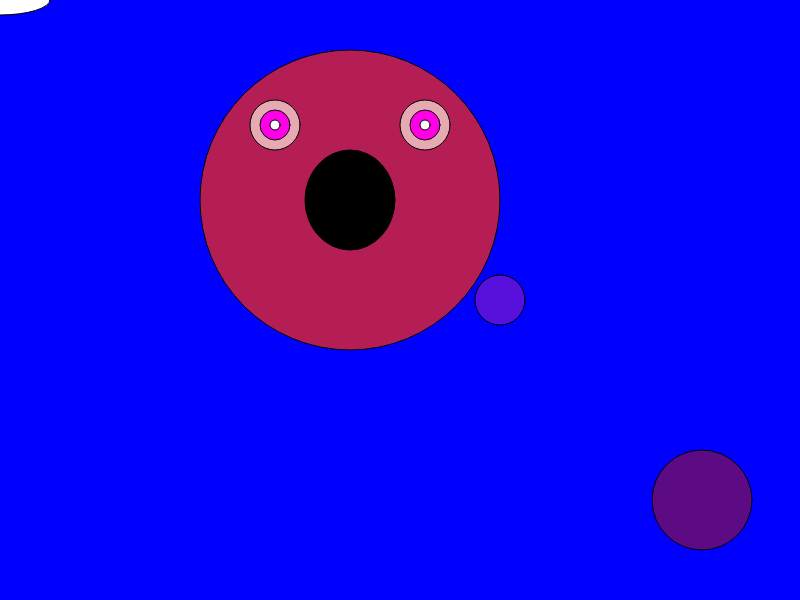
Frame 1 (no input)
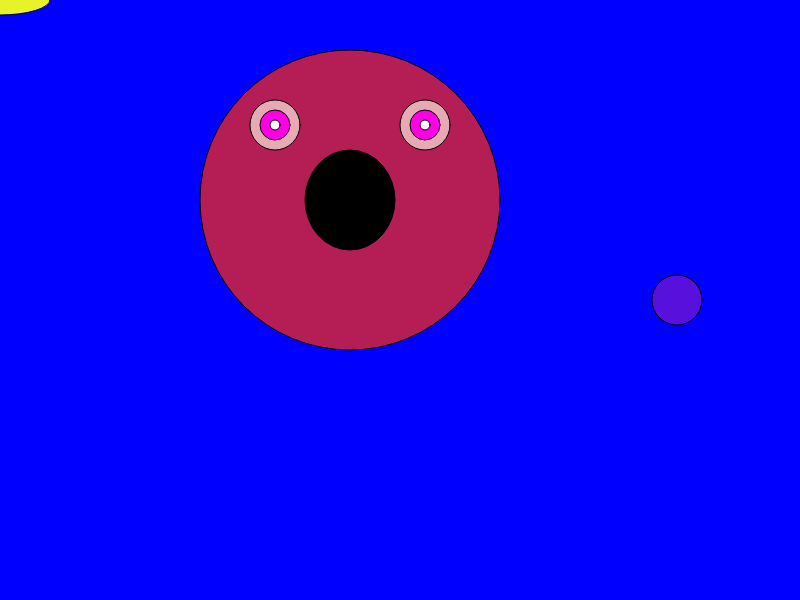
Frame 60 (no input)
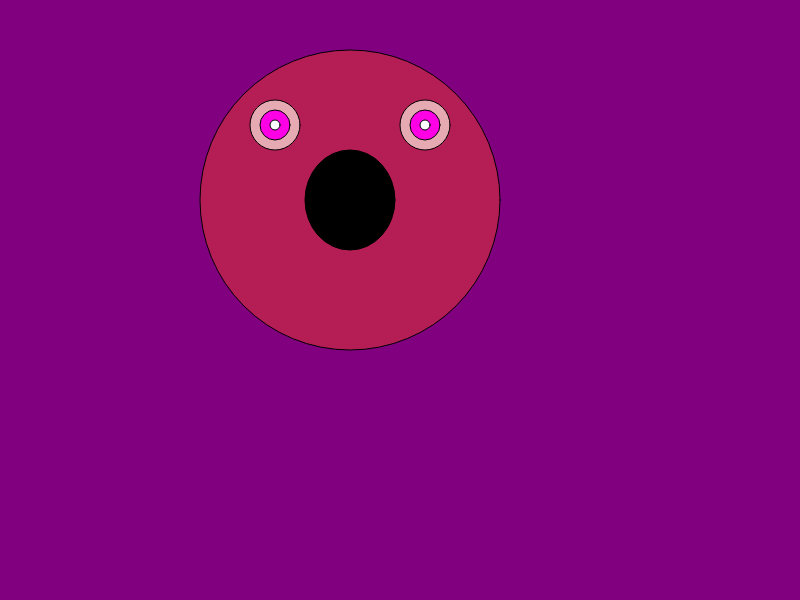
Frame 120 (the mouse pressed at the canvas centre since frame 60)

The p5.js sketch that drew these frames (run headless with seeded random() and noise() and a simulated clock; from frame 60 on, the mouse is pressed at the canvas centre):

// p5.js sketch
// ── sketch.js
var circleX = 0;
var circleY = 0;
var r = 0;
var b = 255;

function setup() {
createCanvas(800,600);
}

function draw() {
// background
r = map(mouseX, 0, 800, 0, 255);
b = map(mouseY, 0, 600, 255, 0);
background(r,0,b);

//clicker thing
ellipse(mouseX, mouseY, 100, 30, 30);
fill(179, 40, 174);

//head
translate(350, 200);
fill(181, 30, 84);
ellipse(0, 0, 300, 300);

//The outer part of the eyes
push()
fill(230, 171, 178);
ellipse(75, -75, 50, 50);
ellipse(-75, -75, 50, 50);
pop()

// Inner part of the eyes
push()
fill(255, 0, 230);
ellipse(75, -75, 30, 30);
ellipse(-75, -75, 30, 30);
pop()

// Inner part of the eyes 2
push()
fill(254, 254, 254);
ellipse(75, -75, 10, 10);
ellipse(-75, -75, 10, 10);
pop()

// mouth
push()
fill(0, 0, 0);
ellipse(0, 0, 90, 100);
pop()

//blue ball 1
translate(150, 100);
fill(88, 17, 221);
ellipse(circleX,0, 50, 50);
circleX =circleX + 2;

//purple ball 1
translate(200, 200);
fill(93, 10, 133);
ellipse(circleX,0, 100, 100);
circleX =circleX + 1;

//trying to make other balls come down Yaxis
//Y ball orange
translate(350, 200);
fill(245, 172, 62);
ellipse(circleY, 0, 50, 50);
circleY =circleY + 2;

// Y ball yellow

translate(350, 200);
fill(232, 242, 41);
ellipse(circleY, 0, 100, 100);
circleY =circleY + 1;



}
